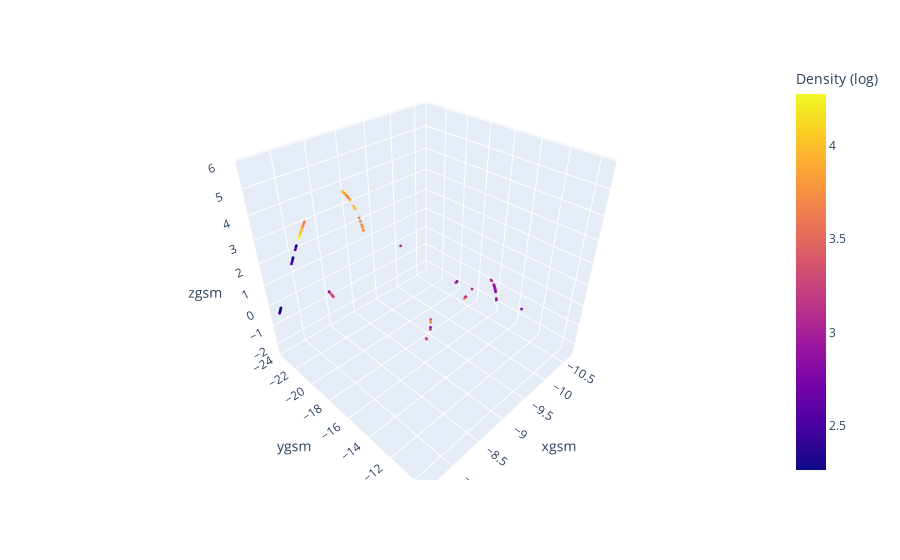

Notebook code cell kept with this figure:
### Code cell
# index = (agg_df['region'] == 'Lobe') & (abs(agg_df['ygsm']) <15) & (agg_df['xgsm'] <-7) & (agg_df['xgsm'] >-17)

index = (agg_df['region'] == 'BL') &  (agg_df['xgsm'] < -7)& (agg_df['xgsm'] > -17)& (abs(agg_df['ygsm']) <15)

#index = (agg_df['region'] == 'BL') & (agg_df['energy'] < 100) & (agg_df['dist'] < 8)

#index = (agg_df['region'] == 'BL') & (agg_df['energy'] > 3000) & (abs(agg_df['ygsm']) <15) & (agg_df['ygsm'] > 0) & (agg_df['xgsm'] < -7)& (agg_df['xgsm'] > -17)

# index = (agg_df['year'] == 2017) & (agg_df['mlt'] > 1) & (agg_df['mlt'] < 3) & (agg_df['xgsm'] < -10)

print(sum(index))
# print("kp:",statistics.quantiles(agg_df.loc[index,'kp']))
# print("perp velocity:",statistics.quantiles(agg_df.loc[index,'v_perp_all']))
print("density:",statistics.quantiles(agg_df.loc[index,'n']))
# print(min(agg_df.loc[index,'v_perp_all']))

fig = px.scatter_3d(agg_df[index], x='xgsm', y='ygsm', z='zgsm', color = np.log10(agg_df.loc[index,'energy']), size_max = 1, hover_data = ['datetime_str', "n", "region", "pressure_all", "energy","datetime_str"])

fig.update_traces(marker_size = 1)

fig.update_layout(coloraxis_colorbar=dict(
    title="Density (log)",
    thicknessmode="pixels"
))

fig.show()

print(np.unique(agg_df.loc[index,'date']))

### Figure 1 — Plotly figure (JSON) as saved in the notebook; plotly's stock layout.template omitted (floating-point values rounded to 4 significant figures; data arrays with more than 128 entries replaced by an {"elided": "..."} marker saying what was removed)
{"data": [{"customdata": {"elided": "72x6 mixed values"}, "hovertemplate": "xgsm=%{x}<br>ygsm=%{y}<br>zgsm=%{z}<br>datetime_str=%{customdata[5]}<br>n=%{customdata[1]}<br>region=%{customdata[2]}<br>pressure_all=%{customdata[3]}<br>energy=%{customdata[4]}<br>color=%{marker.color}<extra></extra>", "legendgroup": "", "marker": {"color": [3.413, 3.126, 3.413, 3.413, 2.84, 3.413, 3.126, 2.84, 3.126, 2.84, 2.84, 2.928, 2.84, 2.84, 2.84, 3.126, 3.126, 3.126, 3.126, 3.126, 3.126, 3.413, 3.7, 2.84, 2.84, 3.126, 3.126, 3.7, 3.987, 3.7, 3.7, 3.7, 3.7, 3.987, 3.987, 3.987, 3.987, 3.7, 3.7, 3.7, 3.7, 3.7, 3.987, 3.7, 3.987, 3.987, 3.987, 3.694, 3.69, 3.69, 3.807, 3.981, 3.981, 3.987, 3.987, 4.274, 4.274, 2.266, 2.553, 2.553, 2.266, 2.266, 2.553, 2.553, 2.266, 2.266, 2.266, 2.553, 3.126, 2.84, 3.7, 3.413], "coloraxis": "coloraxis", "size": 1, "symbol": "circle"}, "mode": "markers", "name": "", "scene": "scene", "showlegend": false, "type": "scatter3d", "x": [-7.773, -7.768, -7.763, -7.757, -7.752, -9.321, -9.32, -9.079, -9.103, -9.216, -9.237, -9.258, -9.279, -9.319, -9.339, -9.358, -9.466, -9.483, -9.499, -9.928, -9.99, -9.993, -10.0, -9.247, -10.65, -10.64, -9.836, -7.95, -7.955, -7.96, -7.965, -7.974, -7.982, -8.004, -8.007, -8.01, -8.022, -8.024, -8.025, -8.027, -8.029, -8.03, -8.031, -8.033, -8.034, -8.034, -8.035, -7.936, -7.931, -7.927, -7.922, -7.917, -7.912, -7.908, -7.903, -7.897, -7.892, -7.871, -7.865, -7.859, -7.836, -7.83, -7.824, -7.817, -7.655, -7.647, -7.639, -7.631, -7.738, -7.766, -7.846, -7.898], "y": [-17.63, -17.69, -17.74, -17.8, -17.85, -17.3, -17.36, -10.73, -10.82, -11.29, -11.38, -11.47, -11.56, -11.75, -11.84, -11.93, -12.46, -12.55, -12.63, -15.64, -16.39, -16.45, -16.57, -9.527, -19.93, -20.01, -22.54, -15.4, -15.46, -15.53, -15.6, -15.73, -15.87, -16.27, -16.34, -16.4, -16.74, -16.81, -16.87, -16.94, -17.01, -17.08, -17.15, -17.21, -17.28, -17.35, -17.42, -20.85, -20.92, -20.99, -21.06, -21.13, -21.19, -21.26, -21.33, -21.4, -21.46, -21.72, -21.78, -21.85, -22.09, -22.15, -22.21, -22.27, -23.43, -23.48, -23.52, -23.56, -9.751, -9.871, -10.23, -10.46], "z": [2.164, 2.209, 2.252, 2.294, 2.336, -2.352, -2.336, 2.304, 2.3, 2.261, 2.249, 2.236, 2.221, 2.188, 2.169, 2.15, 2.002, 1.973, 1.943, -0.03071, -0.7626, -0.8215, -0.9379, 2.068, -1.977, -2.04, 0.3596, 5.05, 5.09, 5.129, 5.167, 5.24, 5.31, 5.496, 5.524, 5.55, 5.662, 5.681, 5.698, 5.714, 5.728, 5.742, 5.753, 5.764, 5.772, 5.78, 5.786, 4.065, 3.987, 3.909, 3.829, 3.748, 3.666, 3.582, 3.497, 3.411, 3.324, 2.966, 2.874, 2.781, 2.403, 2.307, 2.211, 2.114, -0.09431, -0.1837, -0.2722, -0.3595, 3.699, 3.672, 3.582, 3.516]}], "layout": {"coloraxis": {"colorbar": {"thicknessmode": "pixels", "title": {"text": "Density (log)"}}, "colorscale": [[0, "#0d0887"], [0.1111, "#46039f"], [0.2222, "#7201a8"], [0.3333, "#9c179e"], [0.4444, "#bd3786"], [0.5556, "#d8576b"], [0.6667, "#ed7953"], [0.7778, "#fb9f3a"], [0.8889, "#fdca26"], [1, "#f0f921"]]}, "legend": {"tracegroupgap": 0}, "margin": {"t": 60}, "scene": {"domain": {"x": [0, 1], "y": [0, 1]}, "xaxis": {"title": {"text": "xgsm"}}, "yaxis": {"title": {"text": "ygsm"}}, "zaxis": {"title": {"text": "zgsm"}}}}}
